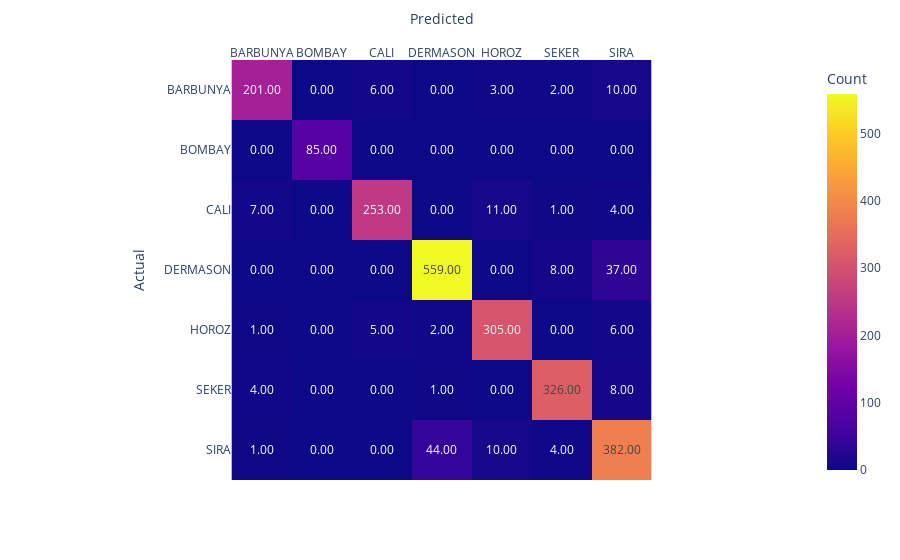
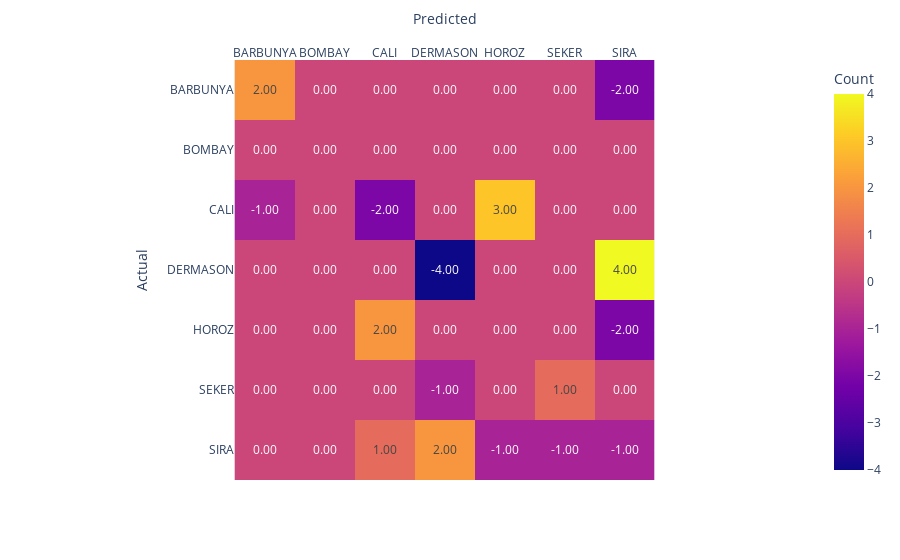

The notebook cell these images were saved under, in order:
### Markdown cell above
### 5.1 Regresja logistyczna

### Code cell
reg = LogisticRegression(max_iter=1000)
reg.fit(X_train, y_encoded2)
y_pred = reg.predict(X_val)
print("BEFORE FEATURE SELECTION:\n")
print(f"Accuracy: {reg.score(X_val, y_val_encoded2)}")
report = classification_report(y_val_encoded2, y_pred)
print("Report:\n", report)

y_pred = labelencoder.inverse_transform(y_pred)
cm1 = confusion_matrix(y_val, y_pred, labels=class_names)
#print(f"confusion matrix:")
#print(cm)

# Plot confusion matrix
fig = px.imshow(cm1, labels=dict(x="Predicted", y="Actual", color="Count"), x=class_names, y=class_names,text_auto='.2f')
fig.update_xaxes(side="top")
fig.show()


print("AFTER FEATURE SELECTION:\n")
reg = LogisticRegression(max_iter=1000)
reg.fit(X_train_filtered, y_encoded2)
y_pred = reg.predict(X_val_filtered)
print(f"Accuracy: {reg.score(X_val_filtered, y_val_encoded2)}")
report = classification_report(y_val_encoded2, y_pred)
print("Report:\n", report)

#print(f"confusion matrix:")
#print(cm)
y_pred = labelencoder.inverse_transform(y_pred)
cm2 = confusion_matrix(y_val, y_pred, labels=class_names)
cm3 = cm2 - cm1

# Plot confusion matrix
fig = px.imshow(cm3, labels=dict(x="Predicted", y="Actual", color="Count"), x=class_names, y=class_names,text_auto='.2f')
fig.update_xaxes(side="top")
fig.show()

### Figure 1 — Plotly figure (JSON) as saved in the notebook; plotly's stock layout.template omitted (floating-point values rounded to 4 significant figures)
{"data": [{"coloraxis": "coloraxis", "hovertemplate": "Predicted: %{x}<br>Actual: %{y}<br>Count: %{z}<extra></extra>", "name": "0", "texttemplate": "%{z:.2f}", "type": "heatmap", "x": ["BARBUNYA", "BOMBAY", "CALI", "DERMASON", "HOROZ", "SEKER", "SIRA"], "xaxis": "x", "y": ["BARBUNYA", "BOMBAY", "CALI", "DERMASON", "HOROZ", "SEKER", "SIRA"], "yaxis": "y", "z": [[201, 0, 6, 0, 3, 2, 10], [0, 85, 0, 0, 0, 0, 0], [7, 0, 253, 0, 11, 1, 4], [0, 0, 0, 559, 0, 8, 37], [1, 0, 5, 2, 305, 0, 6], [4, 0, 0, 1, 0, 326, 8], [1, 0, 0, 44, 10, 4, 382]]}], "layout": {"coloraxis": {"colorbar": {"title": {"text": "Count"}}, "colorscale": [[0, "#0d0887"], [0.1111, "#46039f"], [0.2222, "#7201a8"], [0.3333, "#9c179e"], [0.4444, "#bd3786"], [0.5556, "#d8576b"], [0.6667, "#ed7953"], [0.7778, "#fb9f3a"], [0.8889, "#fdca26"], [1, "#f0f921"]]}, "margin": {"t": 60}, "xaxis": {"anchor": "y", "constrain": "domain", "domain": [0, 1], "scaleanchor": "y", "side": "top", "title": {"text": "Predicted"}}, "yaxis": {"anchor": "x", "autorange": "reversed", "constrain": "domain", "domain": [0, 1], "title": {"text": "Actual"}}}}

### Figure 2 — Plotly figure (JSON) as saved in the notebook; plotly's stock layout.template omitted (floating-point values rounded to 4 significant figures)
{"data": [{"coloraxis": "coloraxis", "hovertemplate": "Predicted: %{x}<br>Actual: %{y}<br>Count: %{z}<extra></extra>", "name": "0", "texttemplate": "%{z:.2f}", "type": "heatmap", "x": ["BARBUNYA", "BOMBAY", "CALI", "DERMASON", "HOROZ", "SEKER", "SIRA"], "xaxis": "x", "y": ["BARBUNYA", "BOMBAY", "CALI", "DERMASON", "HOROZ", "SEKER", "SIRA"], "yaxis": "y", "z": [[2, 0, 0, 0, 0, 0, -2], [0, 0, 0, 0, 0, 0, 0], [-1, 0, -2, 0, 3, 0, 0], [0, 0, 0, -4, 0, 0, 4], [0, 0, 2, 0, 0, 0, -2], [0, 0, 0, -1, 0, 1, 0], [0, 0, 1, 2, -1, -1, -1]]}], "layout": {"coloraxis": {"colorbar": {"title": {"text": "Count"}}, "colorscale": [[0, "#0d0887"], [0.1111, "#46039f"], [0.2222, "#7201a8"], [0.3333, "#9c179e"], [0.4444, "#bd3786"], [0.5556, "#d8576b"], [0.6667, "#ed7953"], [0.7778, "#fb9f3a"], [0.8889, "#fdca26"], [1, "#f0f921"]]}, "margin": {"t": 60}, "xaxis": {"anchor": "y", "constrain": "domain", "domain": [0, 1], "scaleanchor": "y", "side": "top", "title": {"text": "Predicted"}}, "yaxis": {"anchor": "x", "autorange": "reversed", "constrain": "domain", "domain": [0, 1], "title": {"text": "Actual"}}}}
